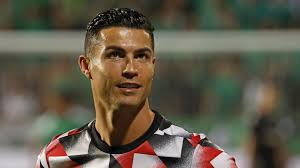
#> input picture server/test_images/cr2.jpg, 300 x 168 px; its folder holds only this picture in this run
$ python -i util.py   (imports and definitions only)
#> lines starting #> are read from the running program, lines starting #| are printed output that depends on the picture
import joblib
import json
import numpy as np
import base64
import cv2
from wavelet import w2d

__class_name_to_number = {}
__class_number_to_name = {}

__model = None

def classify_image(image_base64_data, file_path=None):

    imgs = get_cropped_image_if_2_eyes(file_path, image_base64_data)

    result = []
    for img in imgs:
        scalled_raw_img = cv2.resize(img, (32, 32))
        img_har = w2d(img, 'db1', 5)
        scalled_img_har = cv2.resize(img_har, (32, 32))
        combined_img = np.vstack((scalled_raw_img.reshape(32 * 32 * 3, 1), scalled_img_har.reshape(32 * 32, 1)))

        len_image_array = 32*32*3 + 32*32

        final = combined_img.reshape(1,len_image_array).astype(float)
        result.append({
            'class': class_number_to_name(__model.predict(final)[0]),
            'class_probability': np.around(__model.predict_proba(final)*100,2).tolist()[0],
            'class_dictionary': __class_name_to_number
        })

    return result

def class_number_to_name(class_num):
    return __class_number_to_name[class_num]

def load_saved_artifacts():
    print("loading saved artifacts...start")
    global __class_name_to_number
    global __class_number_to_name

    with open("./artifacts/class_dictionary.json", "r") as f:
        __class_name_to_number = json.load(f)
        __class_number_to_name = {v:k for k,v in __class_name_to_number.items()}

    global __model
    if __model is None:
        with open('./artifacts/save_model.pkl', 'rb') as f:
            __model = joblib.load(f)
    print("loading saved artifacts...done")


def get_cv2_image_from_base64_string(b64str):
    if ',' in b64str:
        encoded_data = b64str.split(',')[1]
    else:
        encoded_data = b64str

    nparr = np.frombuffer(base64.b64decode(encoded_data), np.uint8)
    img = cv2.imdecode(nparr, cv2.IMREAD_COLOR)
    return img

def get_cropped_image_if_2_eyes(image_path, image_base64_data):
    face_cascade = cv2.CascadeClassifier('./opencv/haarcascade_frontalface_default.xml')
    eye_cascade = cv2.CascadeClassifier('./opencv/haarcascade_eye.xml')

    if image_path:
        img = cv2.imread(image_path)
    else:
        img = get_cv2_image_from_base64_string(image_base64_data)

    gray = cv2.cvtColor(img, cv2.COLOR_BGR2GRAY)
    faces = face_cascade.detectMultiScale(gray, 1.3, 5)

    cropped_faces = []
    for (x,y,w,h) in faces:
            roi_gray = gray[y:y+h, x:x+w]
            roi_color = img[y:y+h, x:x+w]
            eyes = eye_cascade.detectMultiScale(roi_gray)
            if len(eyes) >= 2:
                cropped_faces.append(roi_color)
    return cropped_faces

def get_b64_test_image_for_virat():
    with open("b64.txt") as f:
        return f.read()

# [2 lines not run here, left out]

    # [10 lines of commented-out code are left out]

>>> import cv2
>>> picture = cv2.imread('test_images/cr2.jpg', cv2.IMREAD_GRAYSCALE)
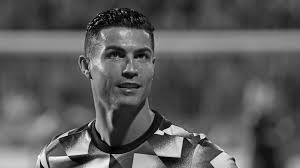
#> picture: shape (168, 300); min 0, max 255, mean 90.3
>>> result = classify_image(picture)
#> in get_cv2_image_from_base64_string, `nparr = np.frombuffer(base64.b64decode(encoded_data), np.uint8)`: nparr = [4, 16, 66, 8, 48, 195, 36, 129, 197, 16, 32, 64, 0]
#> (the run stopped early here; a loop or call above may not have finished)

$ run again, on server/test_images/federer1.jpg
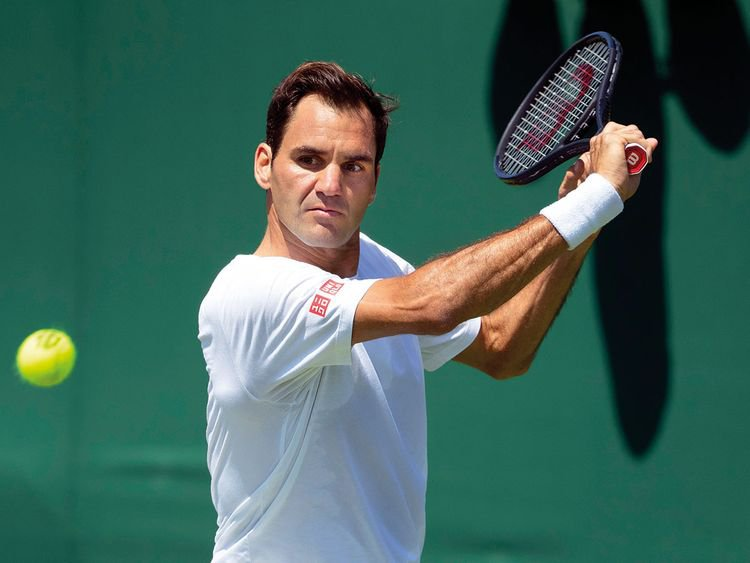
#> input picture server/test_images/federer1.jpg, 750 x 563 px
#> `picture = cv2.imread('test_images/cr2.jpg', cv2.IMREAD_GRAYSCALE)`:
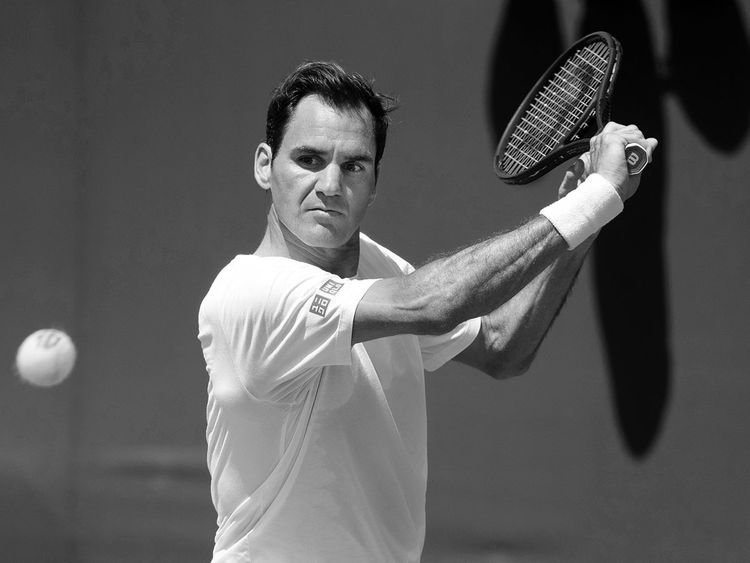
#> picture: shape (563, 750); min 0, max 255, mean 89.1
#> nparr = 293 values, max 247 at index 0, min 0 at index 12, mean 77.42

$ run again, on server/test_images/federer2.jpg
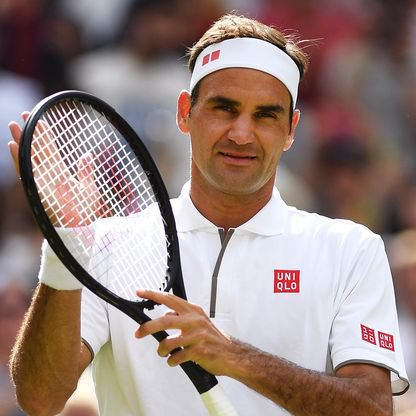
#> input picture server/test_images/federer2.jpg, 416 x 416 px
#> `picture = cv2.imread('test_images/cr2.jpg', cv2.IMREAD_GRAYSCALE)`:
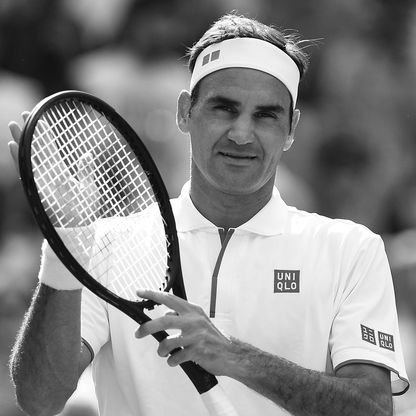
#> picture: shape (416, 416); min 0, max 255, mean 136.6
#> nparr = 20 values, max 195 at index 17, min 14 at index 8, mean 81.85
